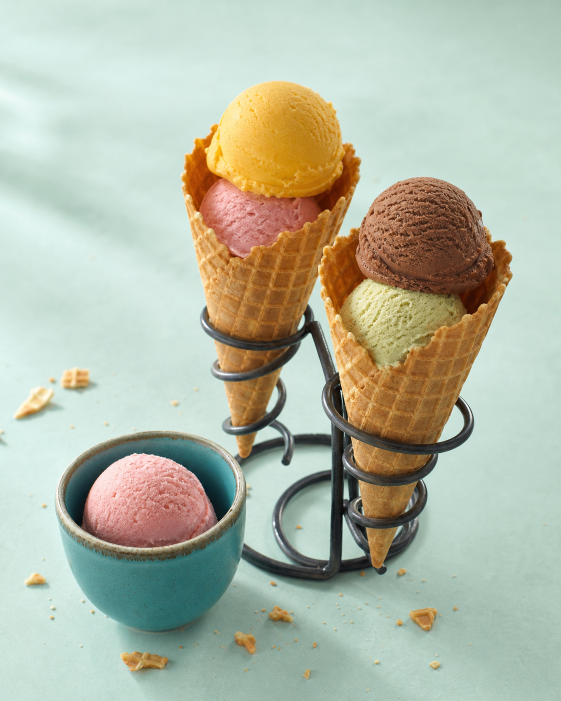
#> input picture assets/conejoys-product-v2.png, 1122 x 1402 px (shown at 1/2 size)
$ python -i optimize_assets.py   (imports and definitions only)
#> lines starting #> are read from the running program, lines starting #| are printed output that depends on the picture
import os
from PIL import Image

ASSETS_DIR = r"c:\Users\Diyanat Ali\Downloads\New folder\public\assets"
CONES_DIR = os.path.join(ASSETS_DIR, "cones")
CUPS_DIR = os.path.join(ASSETS_DIR, "cups")
SHAKES_DIR = os.path.join(ASSETS_DIR, "shakes")

def optimize_image(filepath, max_width=600, quality=82):
#> called with filepath = '../assets/conejoys-product-v2.png', max_width = 600, quality = 82
    if not os.path.exists(filepath):
        return
    filename = os.path.basename(filepath)
    name, ext = os.path.splitext(filename)
    if ext.lower() != ".png":
        return

    try:
        with Image.open(filepath) as img:
#> img is the input picture: PIL image 1122x1402 RGB; mean R, G, B 178.2, 184.3, 165.6
            img = img.convert("RGBA")
#> img: PIL image 1122x1402 RGBA
            # Get bounding box of non-zero alpha content
            bbox = img.getbbox()
#> bbox = (0, 0, 1122, 1402)
            if bbox:
                # Add a 10px margin around bbox
                w, h = img.size
#> w = 1122; h = 1402
                left = max(0, bbox[0] - 10)
#> left = 0
                top = max(0, bbox[1] - 10)
#> top = 0
                right = min(w, bbox[2] + 10)
#> right = 1122
                bottom = min(h, bbox[3] + 10)
#> bottom = 1402
                img = img.crop((left, top, right, bottom))

            # Resize if width exceeds max_width
            if img.width > max_width:
                aspect = img.height / img.width
#> aspect = 1.25
                new_width = max_width
                new_height = int(max_width * aspect)
#> new_height = 749
                img = img.resize((new_width, new_height), Image.Resampling.LANCZOS)
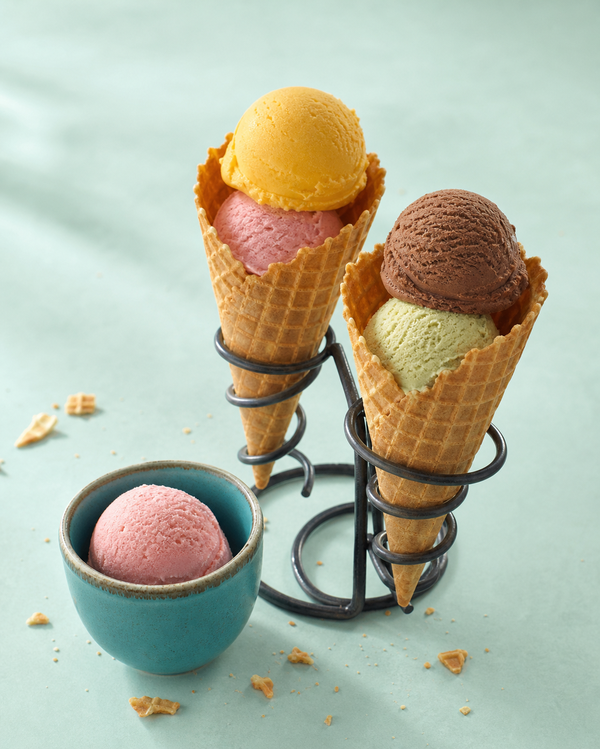
#> img: PIL image 600x749 RGBA; mean R, G, B, A 178.2, 184.3, 165.6, 255

            # Save webp
            webp_path = os.path.join(os.path.dirname(filepath), f"{name}.webp")
            img.save(webp_path, "WEBP", quality=quality, optimize=True)

            # Save optimized png
            img.save(filepath, "PNG", optimize=True)

            orig_size = os.path.getsize(filepath) / 1024
            webp_size = os.path.getsize(webp_path) / 1024
            print(f"Optimized {filename}: PNG {orig_size:.1f}KB -> WebP {webp_size:.1f}KB ({img.width}x{img.height})")
#| Optimized conejoys-product-v2.png: PNG 683.0KB -> WebP 41.3KB (600x749)
    except Exception as e:
        print(f"Error optimizing {filepath}: {e}")

def main():
    print("--- Optimizing Logo Assets ---")
    logo_path = os.path.join(ASSETS_DIR, "conejoys-mascot-logo.png")
    optimize_image(logo_path, max_width=240, quality=90)

    print("\n--- Optimizing Cone Assets ---")
    if os.path.exists(CONES_DIR):
        for fname in os.listdir(CONES_DIR):
            if fname.endswith(".png") and not fname.endswith("-source.png"):
                fpath = os.path.join(CONES_DIR, fname)
                optimize_image(fpath, max_width=540, quality=82)

    print("\n--- Optimizing Cup Assets ---")
    if os.path.exists(CUPS_DIR):
        for fname in os.listdir(CUPS_DIR):
            if fname.endswith(".png"):
                fpath = os.path.join(CUPS_DIR, fname)
                optimize_image(fpath, max_width=500, quality=78)

    print("\n--- Optimizing Shake Assets ---")
    if os.path.exists(SHAKES_DIR):
        for fname in os.listdir(SHAKES_DIR):
            if fname.endswith(".png"):
                fpath = os.path.join(SHAKES_DIR, fname)
                optimize_image(fpath, max_width=900, quality=82)

# [2 lines not run here, left out]

>>> result = optimize_image('../assets/conejoys-product-v2.png')
